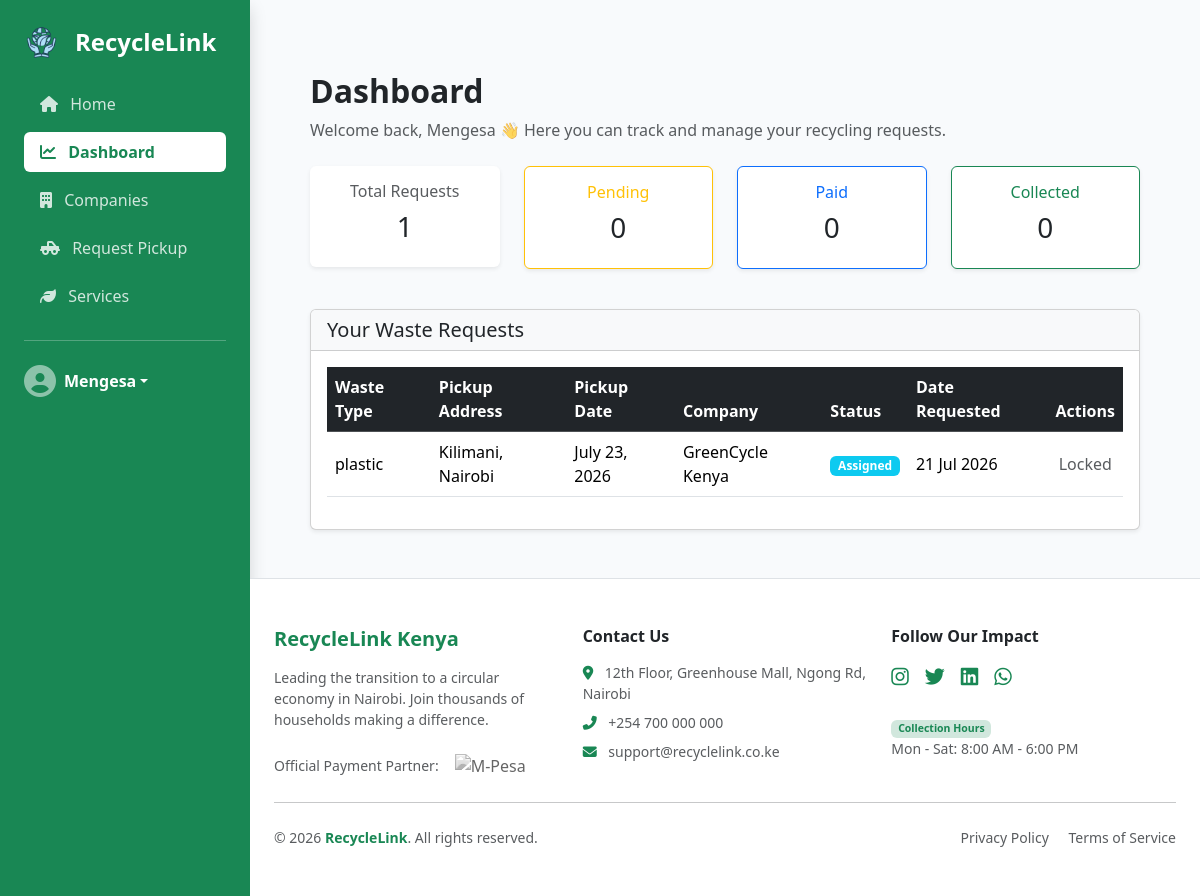
The page /WasteApp/dashboard/ (signed in) on the database its author committed.
### WasteApp/models.py (models this page shows, shortened)
class WasteRequest(models.Model):
     STATUS_CHOICES = (
          ('pending', 'pending'),
          ('assigned', 'assigned'),
          ('paid', 'paid'),
          ('approved', 'approved'),
          ('collected', 'collected'),
          ('cancelled', 'cancelled'),
    )
     WASTE_TYPES = (
        ('plastic', 'Plastic'),
        ('paper', 'Paper'),
        ('metal', 'Metal'),
        ('glass', 'Glass'),
        ('organic', 'Organic'),
    )
     user = models.ForeignKey(User, on_delete=models.CASCADE)
     waste_type = models.CharField(max_length=40, choices=WASTE_TYPES)
     location = models.CharField(max_length=255)
     contact_phone = models.CharField(max_length=20)
     preferred_pickup_date = models.DateField()
     status = models.CharField(max_length=20, choices= STATUS_CHOICES, default= 'pending')
     created_at = models.DateTimeField(auto_now_add= True)
     description = models.TextField(
        blank=True,
        help_text="Describe the waste you want collected."
     )
     assigned_company = models.ForeignKey(
         'Company',
         on_delete= models.SET_NULL,
         null=True,
         blank=True,
         related_name= 'assigned_pickups'
     )

class Company(models.Model):
    user = models.OneToOneField(User, on_delete=models.CASCADE)
    name = models.CharField(max_length=200)
    email = models.EmailField()
    address = models.TextField()
    phone = models.CharField(max_length=20)
    description = models.TextField(blank=True, null=True)
    specialization = models.CharField(
        max_length=100,
        choices=[
            ('plastic', 'Plastic Recycling'),
            ('paper', 'Paper & Cardboard'),
            ('metal', 'Metal Scrap'),
            ('glass', 'Glass'),
            ('organic', 'Organic Waste'),
            ('all', 'General Waste'),
        ],
        default='all'
    )
    is_verified = models.BooleanField(default=False)
    created_at = models.DateTimeField(auto_now_add=True)

### WasteApp/views.py (the view)
# urls.py: path('dashboard/', views.dashboard, name='dashboard'),
@login_required(login_url='login')
def dashboard(request):
    user_requests = WasteRequest.objects.filter(user= request.user).order_by('-created_at')
    total_requests = user_requests.count()
    pending = user_requests.filter(status='pending').count()
    paid = user_requests.filter(status='paid').count()
    collected = user_requests.filter(status='collected').count()
    context = {
        'total_requests': total_requests,
        'pending': pending,
        'paid': paid,
        'collected': collected,
        'requests': user_requests
    }
    return render(request, 'WasteApp/dashboard.html', context)

### WasteApp/templates/WasteApp/dashboard.html (shortened to what this page needs)
{% extends 'main.html' %} {% block content %}
<div class="container mt-4">
    <div class="mb-4">
        <h2 class="fw-bold">Dashboard</h2>
        <p class="text-muted">
            Welcome back, {{ request.user.username }} 👋 Here you can track and manage your recycling requests.
        </p>
    </div>
    <div class="row text-center mb-4">
        <div class="col-md-3 col-sm-6 mb-3">
            <div class="card shadow-sm border-0">
                <div class="card-body">
                    <h6 class="text-muted">Total Requests</h6>
                    <h3>{{ total_requests }}</h3>
                </div>
            </div>
        </div>
        <div class="col-md-3 col-sm-6 mb-3">
            <div class="card shadow-sm border-warning">
                <div class="card-body">
                    <h6 class="text-warning">Pending</h6>
                    <h3>{{ pending }}</h3>
                </div>
            </div>
        </div>
        <div class="col-md-3 col-sm-6 mb-3">
            <div class="card shadow-sm border-primary">
                <div class="card-body">
                    <h6 class="text-primary">Paid</h6>
                    <h3>{{ paid }}</h3>
                </div>
            </div>
        </div>
        <div class="col-md-3 col-sm-6 mb-3">
            <div class="card shadow-sm border-success">
                <div class="card-body">
                    <h6 class="text-success">Collected</h6>
                    <h3>{{ collected }}</h3>
                </div>
            </div>
        </div>
    </div>
    <div class="card shadow-sm">
        <div class="card-header bg-light">
            <h5 class="mb-0">Your Waste Requests</h5>
        </div>
        <div class="card-body">
            {% if requests %}
            <div class="table-responsive">
                <table class="table table-hover align-middle">
                    <thead class="table-dark">
                        <tr>
                            <th>Waste Type</th>
                            <th>Pickup Address</th>
                            <th>Pickup Date</th>
                            <th>Company</th>
                            <th>Status</th>
                            <th>Date Requested</th>
                            <th class="text-center">Actions</th>
                        </tr>
                    </thead>
                    <tbody>
                        {% for request in requests %}
                        <tr>
                            <td>{{ request.waste_type }}</td>
                            <td>{{ request.location }}</td>
                            <td>{{ request.preferred_pickup_date }}</td>
                            <td>
                                {% if request.assigned_company %} {{ request.assigned_company.name }} {% else %}
                                <span class="text-muted">Not Assigned</span> {% endif %}
                            </td>
                            <td>
                                {% if request.status == "pending" %}
                                <span class="badge bg-warning text-dark"> Pending </span> {% elif request.status == "assigned" %}
                                <span class="badge bg-info"> Assigned </span> {% elif request.status == "approved" %}
                                <span class="badge bg-secondary"> Approved </span> {% elif request.status == "paid" %}
                                <span class="badge bg-primary"> Paid </span> {% elif request.status == "collected" %}
                                <span class="badge bg-success"> Collected </span> {% elif request.status == "cancelled" %}
                                <span class="badge bg-danger"> Cancelled </span> {% endif %}
                            </td>
                            <td>{{ request.created_at|date:"d M Y" }}</td>
                            <td class="text-center">
                                {% if request.status == "pending" %}
                                <a href="{% url 'update_pickup' request.pk %}" class="btn btn-sm btn-outline-primary">
                  Edit
                </a>
                                <a href="{% url 'delete_pickup' request.pk %}" class="btn btn-sm btn-outline-danger">
                  Delete
                </a> {% else %}
                                <span class="text-muted"> Locked </span> {% endif %}
                            </td>
                        </tr>
                        {% endfor %}
                    </tbody>
                </table>
            </div>
            {% endif %}
        </div>
    </div>
</div>
{% endblock %}

### templates/main.html (shortened to what this page needs)
{% load static %}
<!doctype html>
<html lang="en">
<head>
    <link href="https://cdn.jsdelivr.net/npm/bootstrap@5.3.3/dist/css/bootstrap.min.css" rel="stylesheet" />
    <link rel="stylesheet" href="https://cdnjs.cloudflare.com/ajax/libs/font-awesome/6.4.0/css/all.min.css" />
</head>
<body>
    <div class="d-flex">
        <nav id="sidebar" class="bg-success text-white shadow">
            <div class="p-4">
                <a class="navbar-brand d-flex align-items-center text-white text-decoration-none mb-4" href="{% url 'home' %}">
                    <img src="{% static 'svg/image_new.png' %}" alt="logo" class="img-fluid me-3" width="35" />
                    <span class="fs-4 fw-bold">RecycleLink</span>
                </a>
                <ul class="nav flex-column gap-2">
                    <li class="nav-item">
                        <a class="nav-link rounded {% if request.resolver_match.url_name == 'home' %}active{% endif %}" href="{% url 'home' %}">
                            <i class="fas fa-house me-2"></i> Home
                        </a>
                    </li>
                    <li class="nav-item">
                        <a class="nav-link rounded {% if request.resolver_match.url_name == 'dashboard' %}active{% endif %}" href="{% url 'dashboard' %}">
                            <i class="fas fa-chart-line me-2"></i> Dashboard
                        </a>
                    </li>
                    <li class="nav-item">
                        <a class="nav-link rounded" href="{% url 'companies' %}">
                            <i class="fas fa-building me-2"></i> Companies
                        </a>
                    </li>
                    <li class="nav-item">
                        <a class="nav-link rounded {% if request.resolver_match.url_name == 'request_pickup' %}active{% endif %}" href="{% url 'request_pickup' %}">
                            <i class="fas fa-truck-pickup me-2"></i> Request Pickup
                        </a>
                    </li>
                    <li class="nav-item">
                        <a class="nav-link rounded {% if request.resolver_match.url_name == 'services' %}active{% endif %}" href="{% url 'services' %}">
                            <i class="fas fa-leaf me-2"></i> Services
                        </a>
                    </li>
                </ul>
                <hr class="my-4 opacity-25" />
                <div class="dropdown">
                    <a href="#" class="d-flex align-items-center text-white text-decoration-none dropdown-toggle" id="userMenu" data-bs-toggle="dropdown" aria-expanded="false">
                        <i class="fas fa-user-circle fa-2x me-2 text-white-50"></i>
                        <span class="fw-bold">{{ user.username|default:"Guest" }}</span>
                    </a>
          </div>
        </div>
      </nav>
      <div class="content-area">
        <div class="p-4 p-md-5">{% block content %} {% endblock %}</div>
        {% include 'footer.html' %}
      </div>
    </div>
  </body>
</html>

### templates/main.html (style rules this page uses)
body { background-color: #f8fafc; overflow-x: hidden; }
#sidebar { min-width: 250px; max-width: 250px; min-height: 100vh; transition: all 0.3s; }
.nav-link { color: rgba(255, 255, 255, 0.8); font-weight: 500; transition: 0.2s; }
.nav-link.active { background: #fff !important; color: #198754 !important; font-weight: 700; }
.content-area { width: 100%; }
.card { transition: all 0.3s ease; }

### rows shown on the page
WasteRequest: waste_type "plastic", location "Kilimani, Nairobi", preferred_pickup_date "July 23, 2026", assigned_company.name "GreenCycle Kenya", status "Assigned", created_at "21 Jul 2026"

### other values the page prints
{{ user.username|default:"Guest" }} "Mengesa"
{{ request.user.username }} "Mengesa"
{{ total_requests }} "1"
{{ pending }} "0"
{{ paid }} "0"
{{ collected }} "0"
